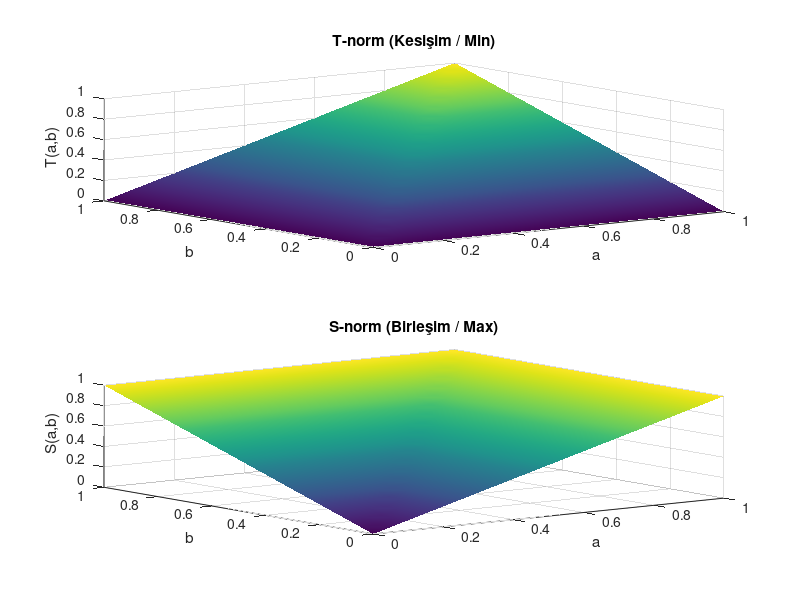

This chart was generated by the following MATLAB code:
% 1. Adım: meshgrid yazımını düzelttik ve hassasiyeti artırdık (0.05)
[a, b] = meshgrid(0:0.05:1, 0:0.05:1);

% 2. Adım: T-norm ve S-norm hesaplamaları
tnorm = min(a, b);
ssnorm = max(a, b);

% 3. Adım: Görselleştirme
figure('Name', 'Bulanık Mantık Operatörleri', 'Color', 'w');

% Üstteki Grafik (T-norm)
subplot(2,1,1); 
surf(a, b, tnorm);
title('T-norm (Kesişim / Min)');
xlabel('a'); ylabel('b'); zlabel('T(a,b)');
grid on;
shading interp; % Renk geçişlerini pürüzsüz yapar

% Alttaki Grafik (S-norm)
subplot(2,1,2); 
surf(a, b, ssnorm);
title('S-norm (Birleşim / Max)');
xlabel('a'); ylabel('b'); zlabel('S(a,b)');
grid on;
shading interp;
